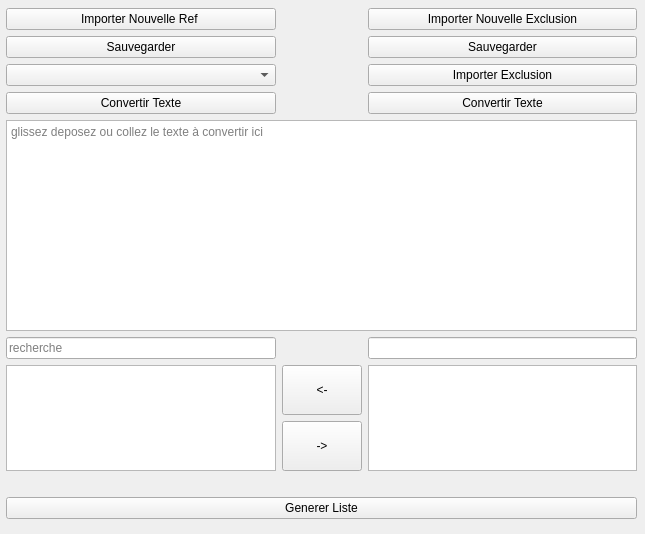
<?xml version="1.0" encoding="UTF-8"?>
<ui version="4.0">
 <class>Form</class>
 <widget class="QWidget" name="Form">
  <property name="geometry">
   <rect>
    <x>0</x>
    <y>0</y>
    <width>645</width>
    <height>534</height>
   </rect>
  </property>
  <property name="windowTitle">
   <string>Gestion d'exclusion</string>
  </property>
  <widget class="QWidget" name="layoutWidget">
   <property name="geometry">
    <rect>
     <x>6</x>
     <y>8</y>
     <width>631</width>
     <height>511</height>
    </rect>
   </property>
   <layout class="QGridLayout" name="gridLayout">
    <item row="8" column="0">
     <widget class="QLabel" name="lbl_ref_count">
      <property name="text">
       <string/>
      </property>
      <property name="alignment">
       <set>Qt::AlignCenter</set>
      </property>
     </widget>
    </item>
    <item row="8" column="2">
     <widget class="QLabel" name="lbl_exclusion_count">
      <property name="text">
       <string/>
      </property>
      <property name="alignment">
       <set>Qt::AlignCenter</set>
      </property>
     </widget>
    </item>
    <item row="0" column="0">
     <widget class="QPushButton" name="btn_open_ref">
      <property name="text">
       <string>Importer Nouvelle Ref </string>
      </property>
     </widget>
    </item>
    <item row="0" column="2">
     <widget class="QPushButton" name="btn_open_exclusion">
      <property name="text">
       <string>Importer Nouvelle Exclusion</string>
      </property>
     </widget>
    </item>
    <item row="1" column="0">
     <widget class="QPushButton" name="btn_convert_ref">
      <property name="text">
       <string>Sauvegarder</string>
      </property>
     </widget>
    </item>
    <item row="1" column="2">
     <widget class="QPushButton" name="btn_convert_exclusion">
      <property name="text">
       <string>Sauvegarder</string>
      </property>
     </widget>
    </item>
    <item row="2" column="0">
     <widget class="QComboBox" name="cb_import_json">
      <property name="editable">
       <bool>false</bool>
      </property>
     </widget>
    </item>
    <item row="2" column="2">
     <widget class="QPushButton" name="btn_import_exclusion">
      <property name="text">
       <string>Importer Exclusion</string>
      </property>
     </widget>
    </item>
    <item row="3" column="0">
     <widget class="QPushButton" name="btn_text_ref">
      <property name="text">
       <string>Convertir Texte</string>
      </property>
     </widget>
    </item>
    <item row="3" column="2">
     <widget class="QPushButton" name="btn_text_exclusion">
      <property name="text">
       <string>Convertir Texte</string>
      </property>
     </widget>
    </item>
    <item row="4" column="0" colspan="3">
     <widget class="QTextEdit" name="pt_texte_brut">
      <property name="placeholderText">
       <string>glissez deposez ou collez le texte à convertir ici</string>
      </property>
     </widget>
    </item>
    <item row="6" column="0" rowspan="2">
     <widget class="QListWidget" name="lw_liste_ref"/>
    </item>
    <item row="6" column="1">
     <widget class="QPushButton" name="btn_include">
      <property name="minimumSize">
       <size>
        <width>0</width>
        <height>50</height>
       </size>
      </property>
      <property name="text">
       <string>&lt;-</string>
      </property>
     </widget>
    </item>
    <item row="6" column="2" rowspan="2">
     <widget class="QListWidget" name="lw_liste_exclusion"/>
    </item>
    <item row="7" column="1">
     <widget class="QPushButton" name="btn_exclude">
      <property name="minimumSize">
       <size>
        <width>0</width>
        <height>50</height>
       </size>
      </property>
      <property name="text">
       <string>-&gt;</string>
      </property>
      <property name="flat">
       <bool>false</bool>
      </property>
     </widget>
    </item>
    <item row="9" column="0" colspan="3">
     <widget class="QPushButton" name="btn_generate_list">
      <property name="text">
       <string>Generer Liste</string>
      </property>
     </widget>
    </item>
    <item row="5" column="2">
     <widget class="QLineEdit" name="le_adress_exclusion"/>
    </item>
    <item row="5" column="0">
     <widget class="QLineEdit" name="le_adress_ref">
      <property name="alignment">
       <set>Qt::AlignLeading|Qt::AlignLeft|Qt::AlignVCenter</set>
      </property>
      <property name="placeholderText">
       <string>recherche</string>
      </property>
     </widget>
    </item>
   </layout>
  </widget>
 </widget>
 <resources/>
 <connections/>
</ui>
